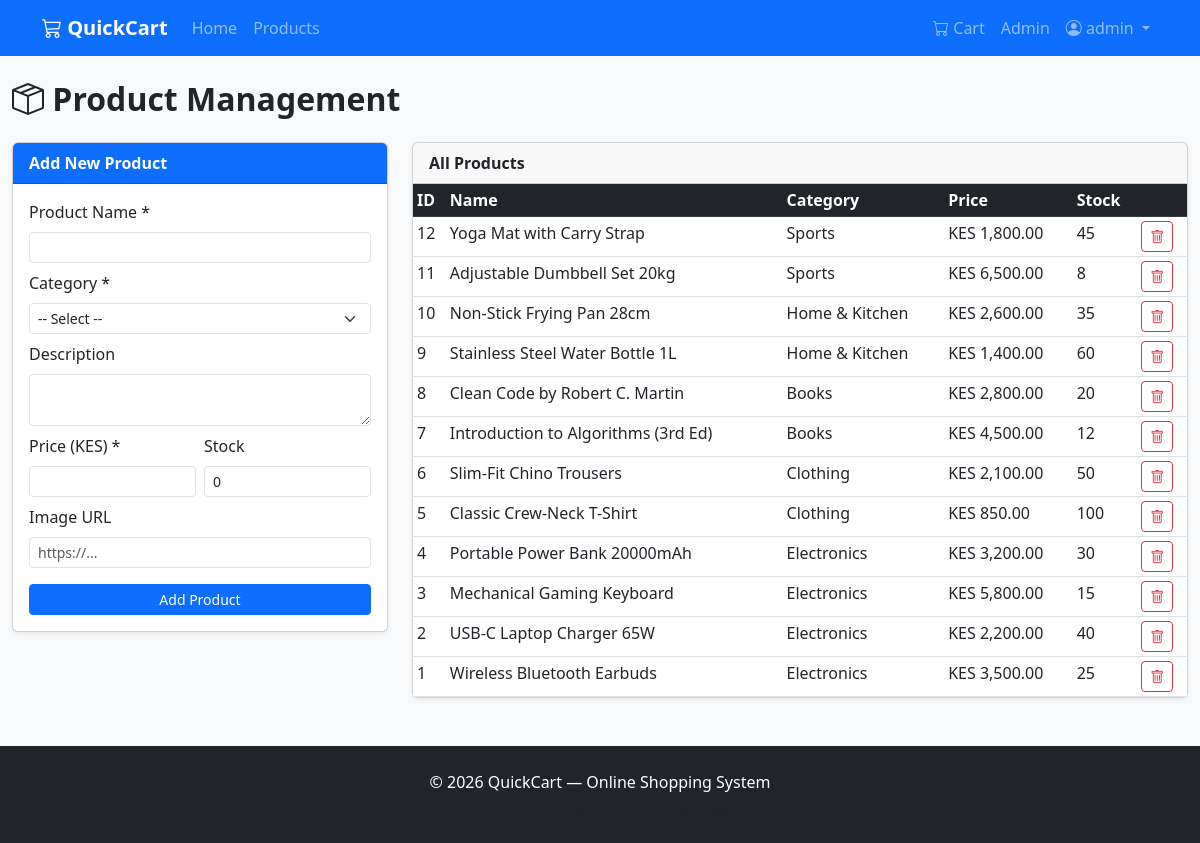
/admin/products.php (signed in), run on the app's committed database.
### tables this page shows
CREATE TABLE IF NOT EXISTS products (
    id          INT AUTO_INCREMENT PRIMARY KEY,
    category_id INT NOT NULL,
    name        VARCHAR(150) NOT NULL,
    description TEXT,
    price       DECIMAL(10,2) NOT NULL,
    stock       INT NOT NULL DEFAULT 0,
    image       VARCHAR(255) DEFAULT '',
    created_at  TIMESTAMP DEFAULT CURRENT_TIMESTAMP,
    FOREIGN KEY (category_id) REFERENCES categories(id) ON DELETE CASCADE
);

CREATE TABLE IF NOT EXISTS categories (
    id   INT AUTO_INCREMENT PRIMARY KEY,
    name VARCHAR(80) NOT NULL UNIQUE
);

### admin/products.php (the view, shortened to what this page needs)
<?php
require_once '../includes/header.php';
$products   = mysqli_query($conn,
    "SELECT p.*, c.name AS category_name FROM products p
     LEFT JOIN categories c ON p.category_id = c.id ORDER BY p.id DESC");
?>
<div class="container-fluid my-4">
  <h2 class="fw-bold mb-4"><i class="bi bi-box-seam"></i> Product Management</h2>
  <div class="row g-4">
    <div class="col-md-4">
      <div class="card shadow-sm">
        <div class="card-header bg-primary text-white fw-semibold">Add New Product</div>
        <div class="card-body">
          <form method="POST" action="products.php">
            <div class="mb-2">
              <label class="form-label">Product Name *</label>
              <input type="text" name="name" class="form-control form-control-sm" required>
            </div>
            <div class="mb-2">
              <label class="form-label">Category *</label>
              <select name="category_id" class="form-select form-select-sm" required>
                <option value="">-- Select --</option>
              </select>
            </div>
            <div class="mb-2">
              <label class="form-label">Description</label>
              <textarea name="description" class="form-control form-control-sm" rows="2"></textarea>
            </div>
            <div class="row g-2 mb-2">
              <div class="col">
                <label class="form-label">Price (KES) *</label>
                <input type="number" name="price" class="form-control form-control-sm" min="0" step="0.01" required>
              </div>
              <div class="col">
                <label class="form-label">Stock</label>
                <input type="number" name="stock" class="form-control form-control-sm" min="0" value="0">
              </div>
            </div>
            <div class="mb-3">
              <label class="form-label">Image URL</label>
              <input type="text" name="image" class="form-control form-control-sm" placeholder="https://...">
            </div>
            <button type="submit" class="btn btn-primary btn-sm w-100">Add Product</button>
          </form>
        </div>
      </div>
    </div>
    <div class="col-md-8">
      <div class="card shadow-sm">
        <div class="card-header fw-semibold">All Products</div>
        <div class="card-body p-0">
          <div class="table-responsive">
            <table class="table table-sm mb-0">
              <thead class="table-dark">
                <tr>
                  <th>ID</th>
                  <th>Name</th>
                  <th>Category</th>
                  <th>Price</th>
                  <th>Stock</th>
                  <th></th>
                </tr>
              </thead>
              <tbody>
                <?php while ($p = mysqli_fetch_assoc($products)): ?>
                <tr>
                  <td><?php echo $p['id']; ?></td>
                  <td><?php echo htmlspecialchars($p['name']); ?></td>
                  <td><?php echo htmlspecialchars($p['category_name']); ?></td>
                  <td>KES <?php echo number_format($p['price'], 2); ?></td>
                  <td><?php echo $p['stock']; ?></td>
                  <td>
                    <a href="products.php?delete=<?php echo $p['id']; ?>"
                       class="btn btn-sm btn-outline-danger"
                       onclick="return confirm('Delete this product?')">
                      <i class="bi bi-trash"></i>
                    </a>
                  </td>
                </tr>
                <?php endwhile; ?>
              </tbody>
            </table>
          </div>
        </div>
      </div>
    </div>
  </div>
</div>
<?php require_once '../includes/footer.php'; ?>

### includes/header.php (shortened to what this page needs)
<!DOCTYPE html>
<html lang="en">
<head>
  <link rel="stylesheet" href="https://cdn.jsdelivr.net/npm/bootstrap@5.3.0/dist/css/bootstrap.min.css">
  <link rel="stylesheet" href="https://cdn.jsdelivr.net/npm/bootstrap-icons@1.11.0/font/bootstrap-icons.css">
  <link rel="stylesheet" href="/quickcart/assets/css/style.css">
</head>
<body>
<nav class="navbar navbar-expand-lg navbar-dark bg-primary">
  <div class="container">
    <a class="navbar-brand fw-bold" href="/quickcart/index.php">
      <i class="bi bi-cart3"></i> QuickCart
    </a>
    <div class="collapse navbar-collapse" id="navMain">
      <ul class="navbar-nav me-auto">
        <li class="nav-item">
          <a class="nav-link" href="/quickcart/index.php">Home</a>
        </li>
        <li class="nav-item">
          <a class="nav-link" href="/quickcart/products.php">Products</a>
        </li>
      </ul>
      <ul class="navbar-nav ms-auto">
        <?php if (isset($_SESSION['user_id'])): ?>
          <li class="nav-item">
            <a class="nav-link" href="/quickcart/cart.php">
              <i class="bi bi-cart"></i> Cart
            </a>
          </li>
          <?php if (isset($_SESSION['role']) && $_SESSION['role'] === 'admin'): ?>
            <li class="nav-item">
              <a class="nav-link" href="/quickcart/admin/index.php">Admin</a>
            </li>
          <?php endif; ?>
          <li class="nav-item dropdown">
            <a class="nav-link dropdown-toggle" href="#" data-bs-toggle="dropdown">
              <i class="bi bi-person-circle"></i> <?php echo htmlspecialchars($_SESSION['username']); ?>
            </a>
          </li>
        <?php endif; ?>
      </ul>
    </div>
  </div>
</nav>

### includes/footer.php (shortened to what this page needs)
<footer class="bg-dark text-white mt-5 py-4">
  <div class="container text-center">
    <p class="mb-1">&copy; <?php echo date('Y'); ?> QuickCart &mdash; Online Shopping System</p>
    <p class="mb-0 text-muted small">Built with PHP &amp; MySQL | BIT3208 Project</p>
  </div>
</footer>
</body>
</html>

### assets/css/style.css (style rules this page uses)
body { background-color: #f8f9fa; }

### data on the page
products: id "12", name "Yoga Mat with Carry Strap", category.name "Sports", price "1,800.00", stock "45"
products: id "11", name "Adjustable Dumbbell Set 20kg", category.name "Sports", price "6,500.00", stock "8"
products: id "10", name "Non-Stick Frying Pan 28cm", category.name "Home & Kitchen", price "2,600.00", stock "35"
products: id "9", name "Stainless Steel Water Bottle 1L", category.name "Home & Kitchen", price "1,400.00", stock "60"
products: id "8", name "Clean Code by Robert C. Martin", category.name "Books", price "2,800.00", stock "20"
products: id "7", name "Introduction to Algorithms (3rd Ed)", category.name "Books", price "4,500.00", stock "12"
products: id "6", name "Slim-Fit Chino Trousers", category.name "Clothing", price "2,100.00", stock "50"
products: id "5", name "Classic Crew-Neck T-Shirt", category.name "Clothing", price "850.00", stock "100"
products: id "4", name "Portable Power Bank 20000mAh", category.name "Electronics", price "3,200.00", stock "30"
products: id "3", name "Mechanical Gaming Keyboard", category.name "Electronics", price "5,800.00", stock "15"
products: id "2", name "USB-C Laptop Charger 65W", category.name "Electronics", price "2,200.00", stock "40"
products: id "1", name "Wireless Bluetooth Earbuds", category.name "Electronics", price "3,500.00", stock "25"

### other printed values
$_SESSION['username'] "admin"
